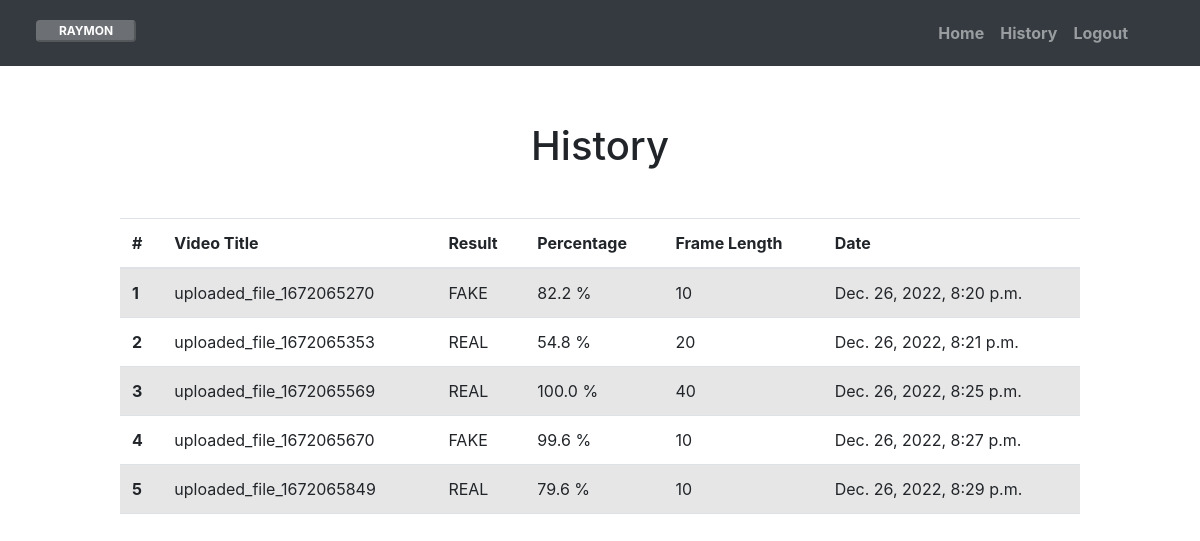
The page /auth/history/ (signed in) on the database its author committed.
### authentication/models.py (models this page shows, shortened)
class History(models.Model):
    user = models.ForeignKey(User, on_delete=models.CASCADE)
    date = models.DateTimeField(auto_now_add=True)
    title = models.CharField(max_length=200)
    result = models.CharField(blank=False, null=False, max_length=200)
    confidence = models.FloatField(blank=False, null=False, default=0.0)
    sequence = models.CharField(blank=False, null=False, max_length=200)

### authentication/views.py (the view)
# urls.py: path('history/', views.history, name='history'),
def history(request):
	history = History.objects.filter(user = request.user)
	return render(request, "authentication/history.html", context = {"history" : history });

### authentication/templates/authentication/history.html (shortened to what this page needs)
<!DOCTYPE html>
<html lang="en">
  <head>
    <link
      href="https://cdn.jsdelivr.net/npm/bootstrap@5.2.3/dist/css/bootstrap.min.css"
      rel="stylesheet"
    />
  </head>
  <body>
    {% extends 'base.html' %} {% block content %}
    <div class="d-flex justify-content-around" style="height: 90vh">
      <div style="width: 80%">
        <h1 class="text-center my-5">History</h1>
        <table class="table table-striped">
          <thead>
            <tr>
              <th scope="col">#</th>
              <th scope="col">Video Title</th>
              <th scope="col">Result</th>
              <th scope="col">Percentage</th>
              <th scope="col">Frame Length</th>
              <th scope="col">Date</th>
            </tr>
          </thead>
          <tbody>
            {%for his in history%}
            <tr>
              <th scope="row">{{forloop.counter}}</th>
              <td>{{his.title}}</td>
              <td>{{his.result}}</td>
              <td>{{his.confidence}} %</td>
              <td>{{his.sequence}}</td>
              <td>{{his.date}}</td>
            </tr>
            {%endfor%}
          </tbody>
        </table>
      </div>
    </div>
    {%endblock%}

### templates/nav-bar.html (shortened to what this page needs)
<nav class="navbar navbar-expand-lg navbar-dark bg-dark mb-2">
  <div class="collapse navbar-collapse" id="navbarSupportedContent">
    {% if user.is_authenticated %}
    <p style="color: white; margin-top: 2px">
      <button
        class="badge text-uppercase"
        style="width: 100px; margin-left: 20px; margin-top: 10px"
        disabled
      >
        {{ user.username }}
      </button>
    </p>
    {% endif %}
    <ul class="navbar-nav ml-auto mr-5">
      <li class="nav-item">
        <a class="nav-link" href="{%url 'ml_app:home'%}"> <b> Home </b></a>
      </li>
       {% if user.is_authenticated %}
      <li class="nav-item">
        <a class="nav-link" href="{%url 'authentication:history'%}">
          <b>History </b>
        </a>
      </li>
      <li class="nav-item">
        <a class="nav-link" href="{%url 'authentication:logout'%}">
          <b>Logout </b>
        </a>
      </li>
      {% endif %}
    </ul>
  </div>
</nav>

### static/css/styles.css (style rules this page uses)
* { margin: 0; padding: 0; }
body { height: 100%; }

### rows shown on the page
History: title "uploaded_file_1672065270", result "FAKE", confidence "82.2", sequence "10", date "Dec. 26, 2022, 8:20 p.m."
History: title "uploaded_file_1672065353", result "REAL", confidence "54.8", sequence "20", date "Dec. 26, 2022, 8:21 p.m."
History: title "uploaded_file_1672065569", result "REAL", confidence "100.0", sequence "40", date "Dec. 26, 2022, 8:25 p.m."
History: title "uploaded_file_1672065670", result "FAKE", confidence "99.6", sequence "10", date "Dec. 26, 2022, 8:27 p.m."
History: title "uploaded_file_1672065849", result "REAL", confidence "79.6", sequence "10", date "Dec. 26, 2022, 8:29 p.m."

### other values the page prints
{{ user.username }} "RAYMON"
